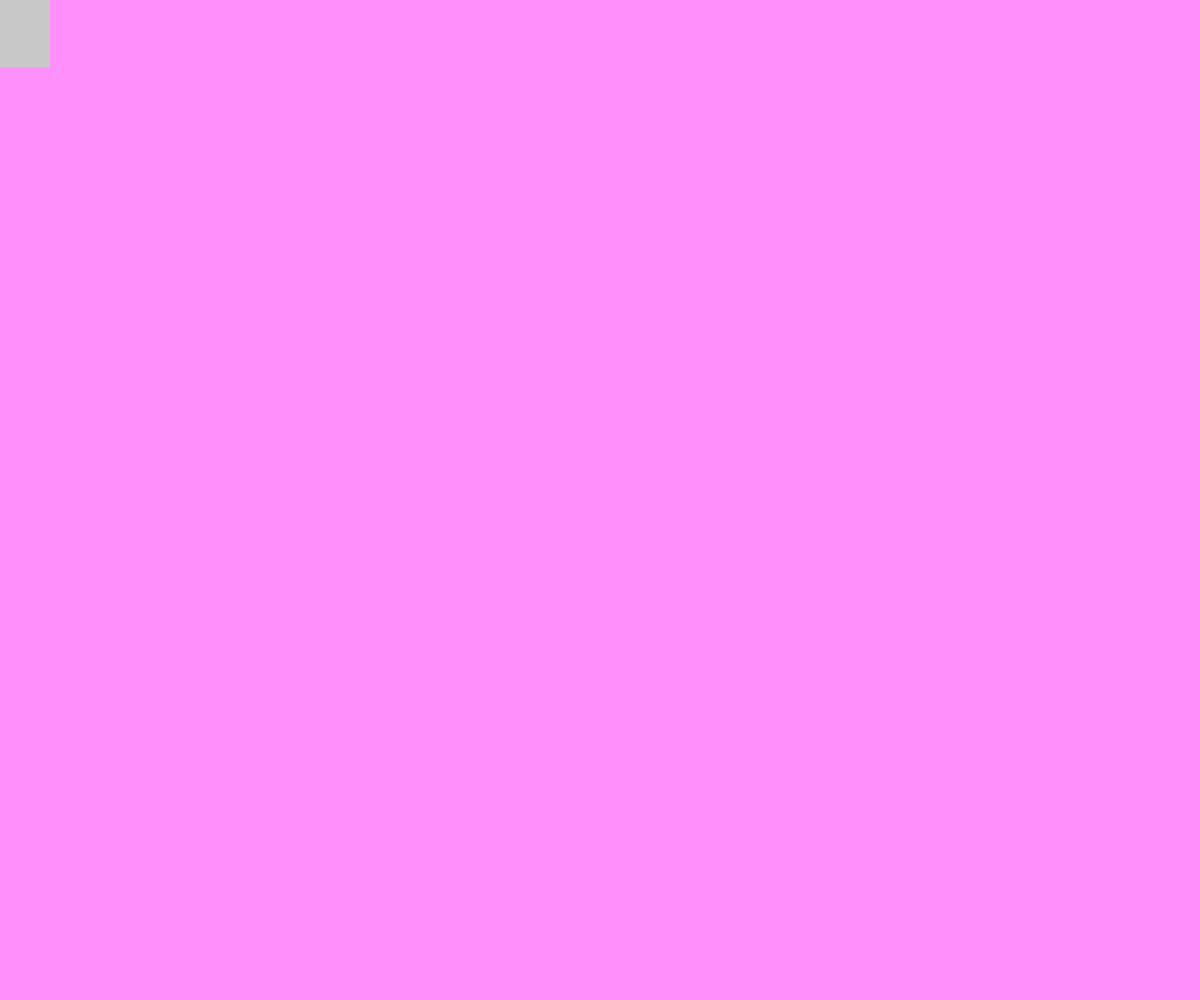
Frame 1 (no input)
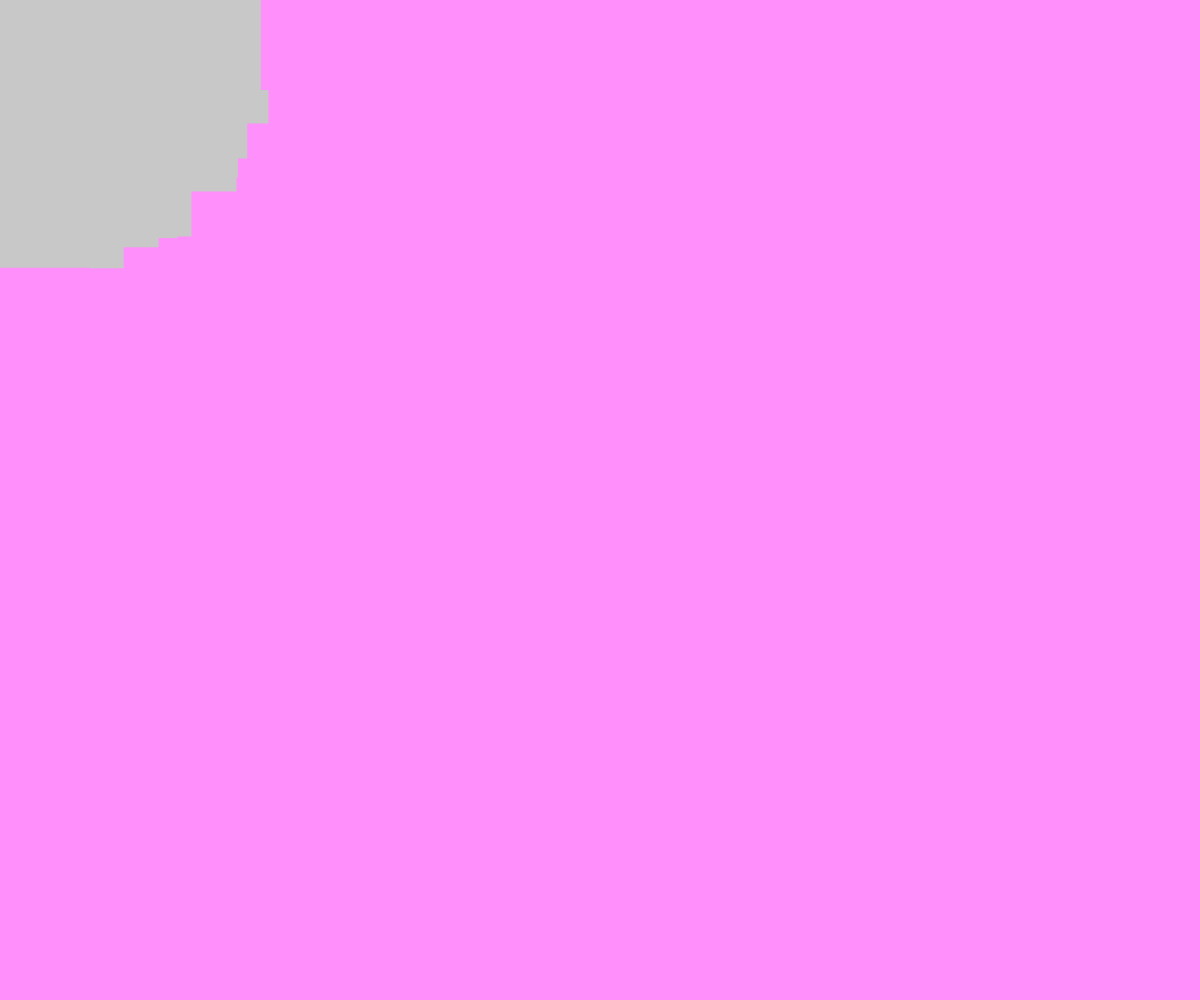
Frame 60 (no input)
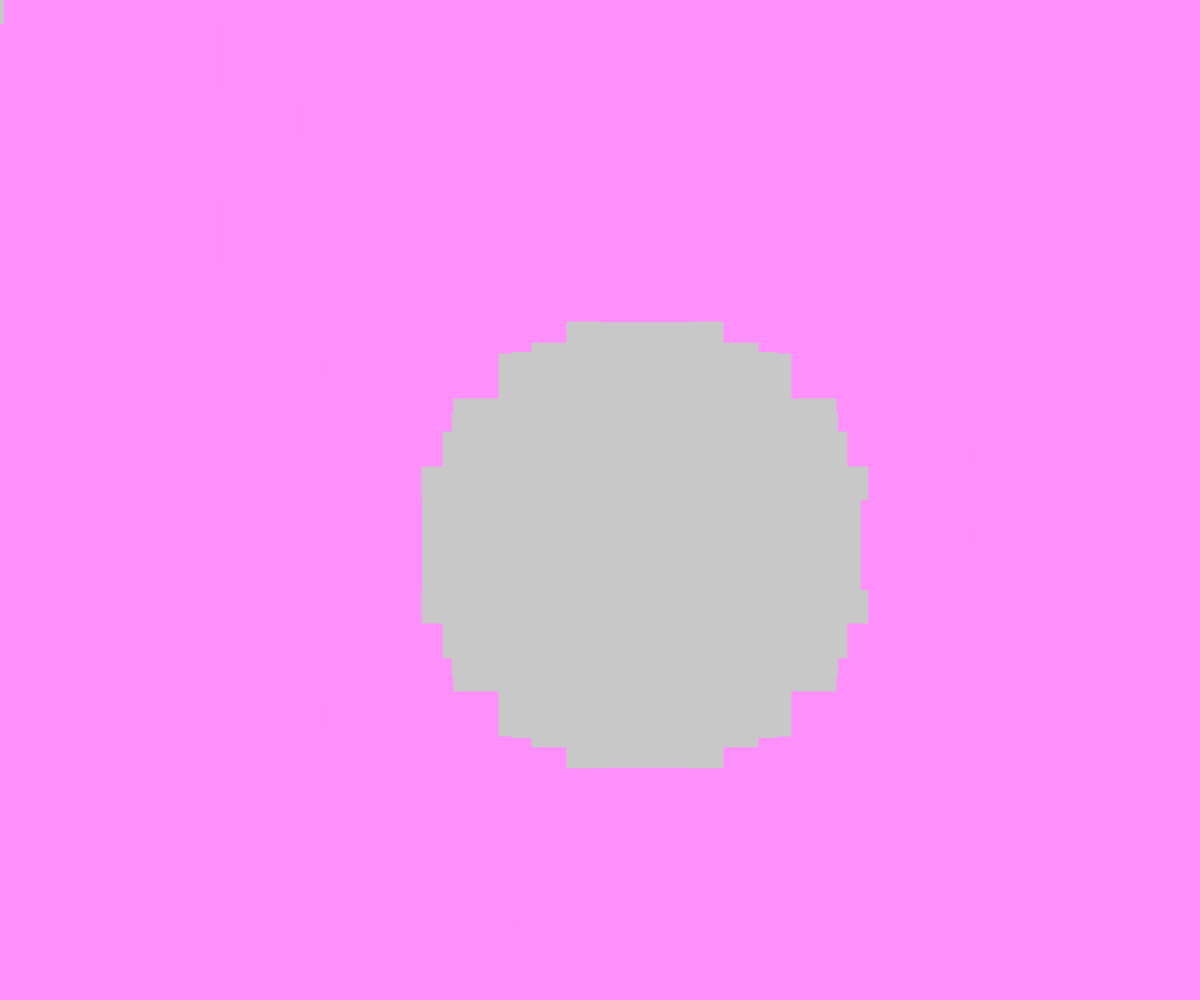
Frame 120 (the mouse pressed at the canvas centre since frame 60)

The p5.js sketch that drew these frames (run headless with seeded random() and noise() and a simulated clock; from frame 60 on, the mouse is pressed at the canvas centre):

// p5.js sketch
// ── sketch.js
let particles = [];
let density = 20;
let res = 90;

function setup() {
  createCanvas(windowWidth, windowHeight);
  placeParticles();
}

function draw() {
  background(200, 200, 200);
  noStroke();

  for (let i = 0; i < particles.length; i++) {
    particles[i].update();
    particles[i].draw();
  }
}

function placeParticles() {
  for (let i = 0; i < width * 2; i += density) {
    for (let j = 0; j < height * 2; j += density) {
      let c = color(255, 144, 251, 255);
      particles.push(new Particle(i, j, c));
    }
  }
}

class Particle {
  constructor(x, y, c) {
    this.x = x;
    this.y = y;
    this.c = c;
    this.homeX = x;
    this.homeY = y;
  }

  update() {
    let mouseD = dist(this.x, this.y, mouseX, mouseY);
    let mouseA = atan2(this.y - mouseY, this.x - mouseX);
    let homeD = dist(this.x, this.y, this.homeX, this.homeY);
    let homeA = atan2(this.homeY - this.y, this.homeX - this.x);

    let mouseF = constrain(map(mouseD, 0, 400, 50, 0), 0, 200);
    let homeF = map(homeD, 0, 150, 0, 10);

    let vx = cos(mouseA) * mouseF + cos(homeA) * homeF;
    let vy = sin(mouseA) * mouseF + sin(homeA) * homeF;

    this.x += vx;
    this.y += vy;
  }

  draw() {
    fill(this.c);
    rect(this.x, this.y, res, res);
  }
}
